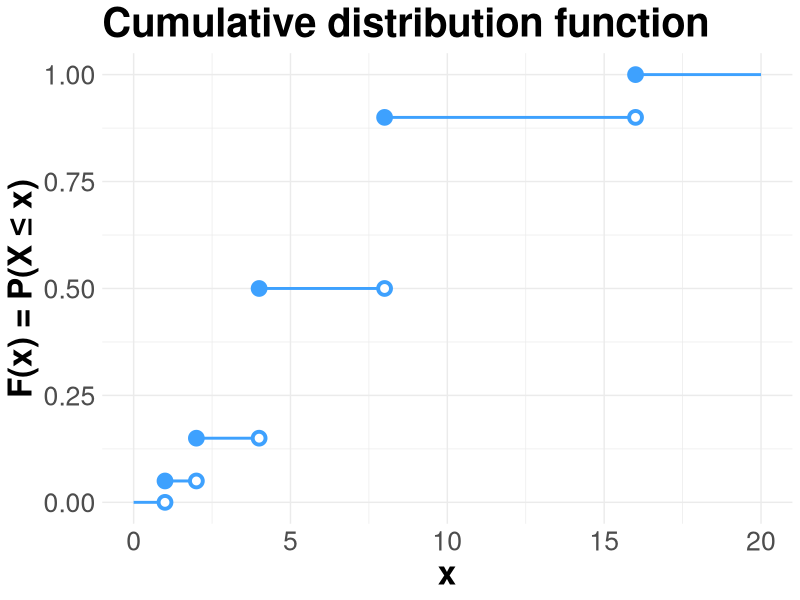
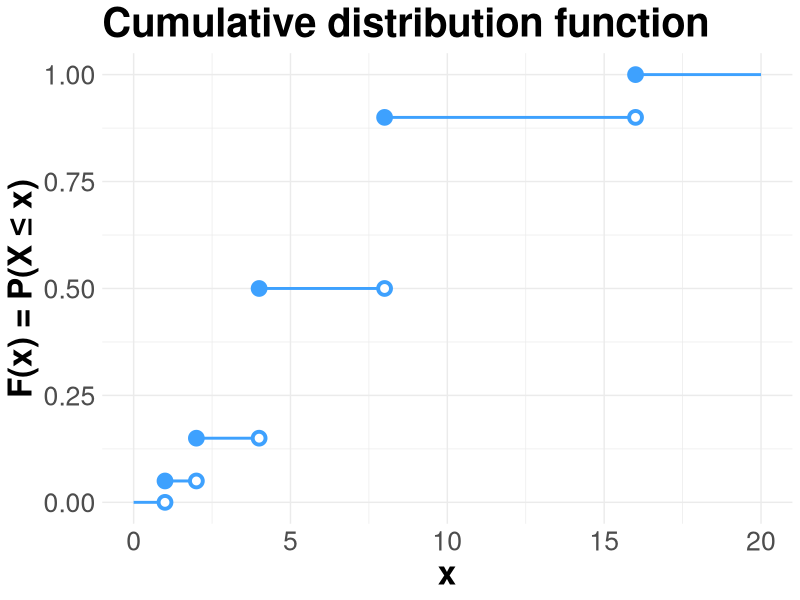

These figures' R source, in order:
library(ggplot2)
library(svglite)

X1 <- c(0, 1, 2, 4, 8, 16)
X2 <- c(1, 2, 4, 8, 16, 20)
Y <- c(0.00, 0.05, 0.15, 0.50, 0.90, 1.00)
data <- data.frame(X1 = X1, X2 = X2, Y = Y)

svglite("cdf.svg")
ggplot(data, aes(x = X2, y = Y)) + 
geom_segment(mapping = aes(x = X1, xend = X2, y = Y, yend = Y),
             color = "#3ea1fe", linewidth = 1) + 
geom_point(data = subset(data, X1 > 0), shape = 21, mapping = aes(x = X1),
           size = 3, stroke = 2, fill = "#3ea1fe", color = "#3ea1fe") + 
geom_point(data = subset(data, X2 < 20), shape = 21, mapping = aes(x = X2),
           size = 3, stroke = 2, fill = "white", color = "#3ea1fe") + 
ylim(0, 1) +
labs(title = "Cumulative distribution function", x = "x", y = "F(x) = P(X ≤ x)") + 
theme_minimal() +
theme(text = element_text(size = 24),
      title = element_text(face = "bold"))
ggsave("cdf.svg", units = "cm")
